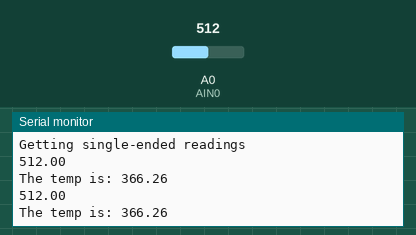
Recording of a sketch running on a simulated Arduino Uno, built with avr-gcc and run on an emulated ATmega328P. Shown: the last lines printed to the serial monitor. Inputs (shaded band) come from the test bench; at power-on: A0 (AIN0) = 512.

Above: at 1.8 s.
1.9 s: A0 (AIN0) set to 716
At 2.8 s:
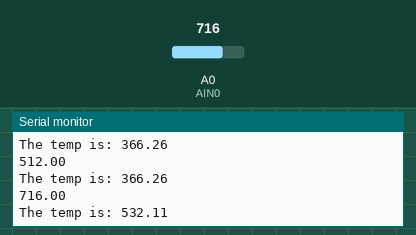
3.7 s: A0 (AIN0) set to 900
At 10.4 s:
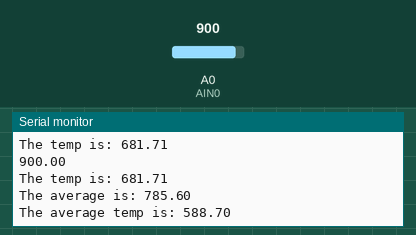
Timing chart, 0 to 11.9 s (numbered marks = the images above; inputs shaded):
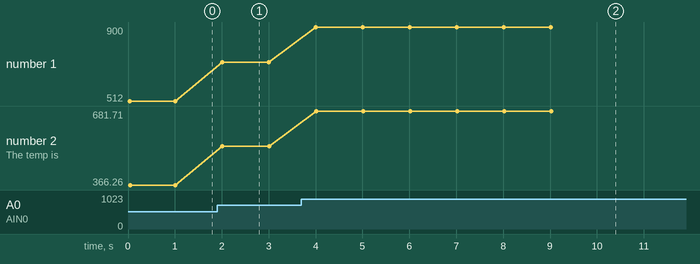

The sketch:

testhilo.ino
```cpp
//#include <Wire.h>

const int AIN0 = A0;
    const int AIN1 = A1;
    const int AIN2 = A2;
    const int AIN3 = A3;

    float temp1, temp2, temp3, val;
    int count = 0;
    float average = 0;
    float average_temp = 0;
    int sum = 0;
    float temp_sum = 0.0;
void setup(void)
{
    Serial.begin(9600);
    Serial.println("Hello!");
    Serial.println("Getting single-ended readings");
    //Serial.println("ADC Range: +/- 5.0V (1 bit = 3.11mV)(0-1605)");

}

void loop(void)
{
    val = analogRead(AIN0);
    Serial.println(val);
    Serial.print("The temp is: ");
    temp1 = ((val / 615.0) * 5 - 0.5) * 100;
    temp_sum += temp1;
    Serial.println(temp1);
    count += 1;
    sum += val;
    delay(1000);
    if (count % 10 == 0) {
        average = ((sum * 1.0) / count);
        average_temp = temp_sum / count;
        temp_sum = 0;
        sum = 0;
        count = 0;

        Serial.print("The average is: ");
        Serial.println(average);
        Serial.print("The average temp is: ");
        Serial.println(average_temp);
        average = 0;
        average_temp = 0;
        delay(5000);
    }
}
```

Measured:
- after the input at 1.9 s, the serial monitor: prints a new line after 0.10 s (image 1)
- after the input at 3.7 s, the serial monitor: prints a new line after 0.31 s (image 2)
- plotted number 1: 512 → 716 after the input at 1.9 s, 716 → 900 after the input at 3.7 s
- plotted number 2: 366.26 → 532.11 after the input at 1.9 s, 532.11 → 681.71 after the input at 3.7 s
